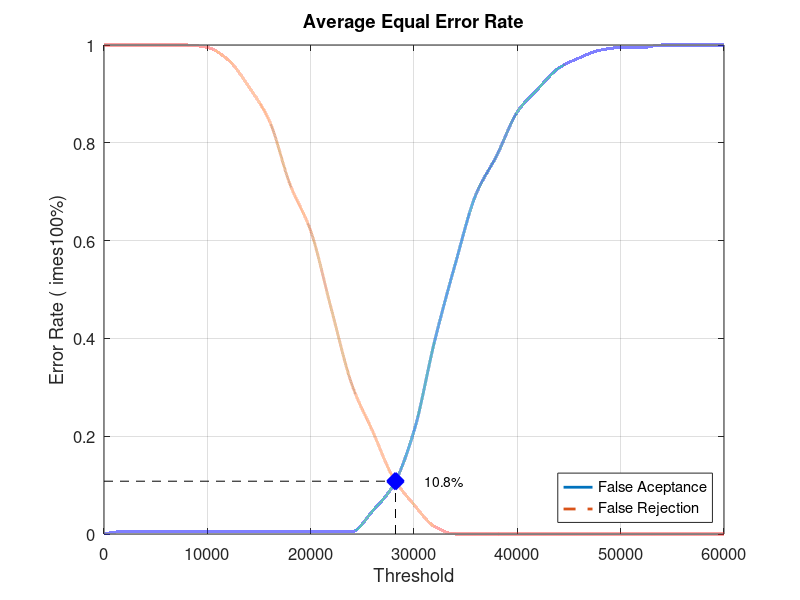
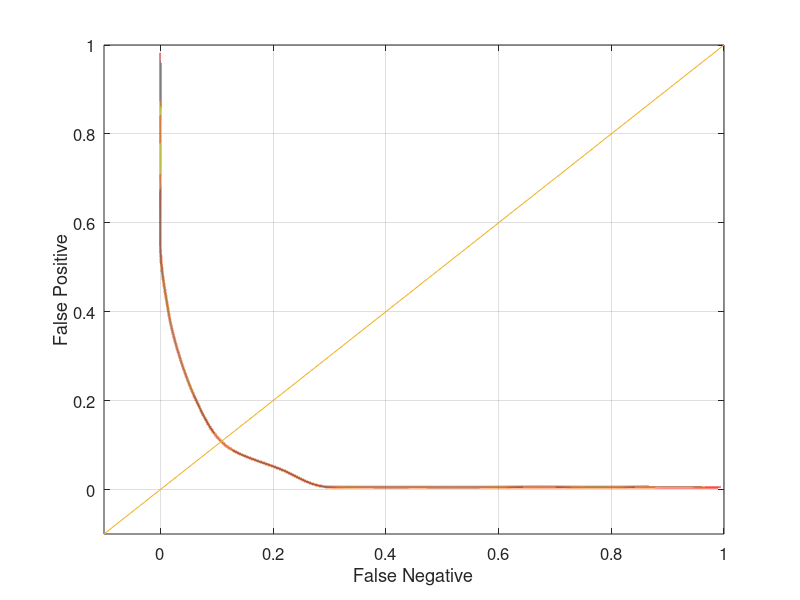

Write MATLAB code to recreate these figures, in order.
close all;
clear;
clc;
x = 0:2000:60000;
xq = 0:0.5:60000;

y0 = [0 0.00526316 0.00526316 0.00526316 0.00526316 0.00526316 0.00526316 0.00526316 0.00526316 0.00526316 0.00526316 0.00526316 0.00526316 0.0473684 0.1 0.210526 0.394737 0.552632 0.694737 0.773684 0.863158 0.910526 0.952632 0.973684 0.989474 0.994737 0.994737 1 1 1 1]
yy0 = interp1(x, y0, xq, 'pchip');
y1 = [1 1 1 1 1 0.995 0.97 0.915 0.845 0.715 0.62 0.46 0.305 0.21 0.115 0.06 0.015 0 0 0 0 0 0 0 0 0 0 0 0 0 0]
yy1 = interp1(x, y1, xq, 'pchip');

% Calculating EER: 
y2 = abs(y0 - y1);
find(y2 == min(y2))
yy2 = abs(yy0 - yy1);
xEER = find(yy2 == min(yy2));
xEERIndex = xq(xEER) % X-axis EER
yEER = yy0(xEER) % Y-axis EER

main = figure
plot(xq, yy0,'-','LineWidth', 2);	hold on
plot(xq, yy1,'--','LineWidth', 2);	hold on
plot([xEERIndex xEERIndex], [0 yEER], 'k--');	hold on
plot([0 xEERIndex], [yEER yEER], 'k--');	hold on
plot(xEERIndex, yEER, 'bx', 'LineWidth', 10);	hold on
text(xEERIndex + 10 * xEERIndex / 100, yEER, [num2str(round((10000 * yEER)) / 100) '%'])
legend('False Aceptance', 'False Rejection', 'Location', 'SouthEast')
xlabel('Threshold')
ylabel('Error Rate (	imes100%)')
title('Average Equal Error Rate')
set(gca, 'FontSize', 12)
axis([0 60000 0 1])
grid on

print(main, 'Database4_3Main', '-dpng');
FNRxFPR = figure('Color', [1 1 1]);
plot(yy1, yy0, '-', yy1, yy0, 'LineWidth', 2);
hold on
y = -0.1:0.1:1
plot(y, y); 
set(gca, 'FontSize', 12)
xlabel('False Negative')
ylabel('False Positive')
axis([-0.1 1 -0.1 1])
set(gca, 'FontSize', 12)
grid on

print(FNRxFPR, 'Database4_3FNRxFPR','-dpng');
